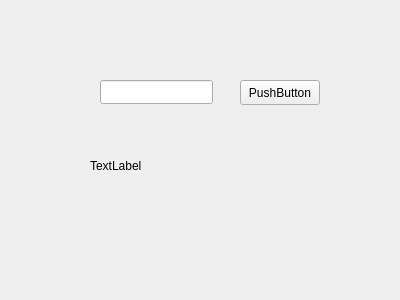
<?xml version="1.0" encoding="UTF-8"?>
<ui version="4.0">
 <class>Form</class>
 <widget class="QWidget" name="Form">
  <property name="geometry">
   <rect>
    <x>0</x>
    <y>0</y>
    <width>400</width>
    <height>300</height>
   </rect>
  </property>
  <property name="windowTitle">
   <string>Form</string>
  </property>
  <widget class="QLineEdit" name="lineEdit">
   <property name="geometry">
    <rect>
     <x>100</x>
     <y>80</y>
     <width>113</width>
     <height>24</height>
    </rect>
   </property>
  </widget>
  <widget class="QLabel" name="label">
   <property name="geometry">
    <rect>
     <x>90</x>
     <y>140</y>
     <width>261</width>
     <height>51</height>
    </rect>
   </property>
   <property name="text">
    <string>TextLabel</string>
   </property>
  </widget>
  <widget class="QPushButton" name="pushButton">
   <property name="geometry">
    <rect>
     <x>240</x>
     <y>80</y>
     <width>80</width>
     <height>25</height>
    </rect>
   </property>
   <property name="text">
    <string>PushButton</string>
   </property>
  </widget>
 </widget>
 <resources/>
 <connections>
  <connection>
   <sender>lineEdit</sender>
   <signal>textChanged(QString)</signal>
   <receiver>label</receiver>
   <slot>setText(QString)</slot>
   <hints>
    <hint type="sourcelabel">
     <x>188</x>
     <y>99</y>
    </hint>
    <hint type="destinationlabel">
     <x>187</x>
     <y>142</y>
    </hint>
   </hints>
  </connection>
  <connection>
   <sender>pushButton</sender>
   <signal>clicked()</signal>
   <receiver>lineEdit</receiver>
   <slot>clear()</slot>
   <hints>
    <hint type="sourcelabel">
     <x>269</x>
     <y>88</y>
    </hint>
    <hint type="destinationlabel">
     <x>204</x>
     <y>88</y>
    </hint>
   </hints>
  </connection>
 </connections>
</ui>
